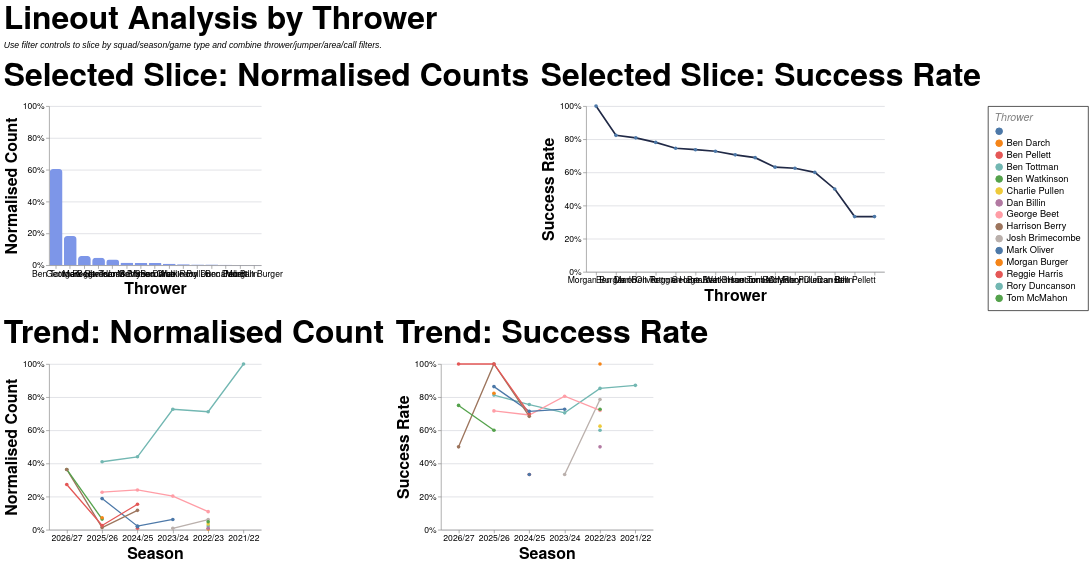

Describe this chart as a Vega-Lite specification.
### Vega-Lite specification from a JSON file in a GitHub repository (floating-point values rounded to 4 significant figures; data arrays with more than 128 entries replaced by an {"elided": "..."} marker saying what was removed)
{"config": {"axis": {"labelFont": "PT Sans Narrow, Helvetica Neue, Helvetica, Arial, sans-serif", "titleFont": "PT Sans Narrow, Helvetica Neue, Helvetica, Arial, sans-serif", "labelFontSize": 13, "titleFontSize": 24, "gridColor": "#202947", "gridOpacity": 0.2, "zindex": 1}, "text": {"font": "Lato, sans-serif"}, "bar": {"cornerRadiusEnd": 5}, "header": {"labelFont": "PT Sans Narrow, Helvetica Neue, Helvetica, Arial, sans-serif", "titleFont": "PT Sans Narrow, Helvetica Neue, Helvetica, Arial, sans-serif", "labelFontSize": 24, "titleFontSize": 28, "labelFontWeight": "bold", "orient": "left"}, "legend": {"labelFont": "PT Sans Narrow, Helvetica Neue, Helvetica, Arial, sans-serif", "titleFont": "PT Sans Narrow, Helvetica Neue, Helvetica, Arial, sans-serif", "labelFontSize": 14, "titleFontSize": 16, "titlePadding": 5, "fillColor": "white", "strokeColor": "black", "padding": 10, "titleFontWeight": "lighter", "titleFontStyle": "italic", "titleColor": "gray", "offset": 10}, "title": {"font": "PT Sans Narrow, Helvetica Neue, Helvetica, Arial, sans-serif", "fontSize": 48, "fontWeight": "bold", "anchor": "start", "align": "center", "titlePadding": 20, "subtitlePadding": 10, "subtitleFontSize": 13, "subtitleColor": "", "subtitleFontStyle": "italic", "offset": 15, "color": "black"}, "axisX": {"labelAngle": 0}, "facet": {"title": null, "header": null, "align": {"row": "each", "column": "each"}, "spacing": 10}, "resolve": {"scale": {"y": "independent", "facet": "independent"}}, "background": "transparent", "scale": {"offsetBandPaddingOuter": 0.2, "offsetBandPaddingInner": 0.1}, "view": {"stroke": null, "background": "transparent"}}, "vconcat": [{"hconcat": [{"mark": {"type": "bar", "color": "#7d96e8"}, "encoding": {"tooltip": [{"field": "thrower", "title": "Thrower", "type": "nominal"}, {"field": "attempts", "format": ",.0f", "title": "Lineouts", "type": "quantitative"}, {"field": "share", "format": ".1%", "title": "Normalised Count", "type": "quantitative"}], "x": {"field": "thrower", "sort": "-y", "title": "Thrower", "type": "nominal"}, "y": {"axis": {"format": "%"}, "field": "share", "scale": {"domain": [0, 1]}, "title": "Normalised Count", "type": "quantitative"}}, "height": 240, "title": "Selected Slice: Normalised Counts", "transform": [{"filter": "(loSquad == 'All' || datum.squad == loSquad) && (loGameType == 'All' || (loGameType == 'League + Cup' && (datum.game_type == 'League' || datum.game_type == 'Cup')) || (loGameType == 'League only' && datum.game_type == 'League') || datum.game_type == loGameType) && (loOpposition == 'All' || datum.opposition == loOpposition) && (loThrower == 'All' || datum.thrower == loThrower) && (loJumper == 'All' || datum.jumper == loJumper) && (loArea == 'All' || datum.area == loArea) && (loNumbers == 'All' || datum.numbers == loNumbers) && (loCall == 'All' || datum.call == loCall) && (loCallType == 'All' || datum.call_type == loCallType)"}, {"filter": "(loSeason == 'All' || datum.season == loSeason)"}, {"aggregate": [{"op": "count", "as": "attempts"}, {"op": "sum", "field": "won", "as": "won"}], "groupby": ["thrower"]}, {"joinaggregate": [{"op": "sum", "field": "attempts", "as": "total_attempts"}]}, {"calculate": "datum.attempts / datum.total_attempts", "as": "share"}, {"calculate": "datum.won / datum.attempts", "as": "success_rate"}], "width": 320}, {"mark": {"type": "line", "color": "#202946", "point": true, "strokeWidth": 2.5}, "encoding": {"tooltip": [{"field": "thrower", "title": "Thrower", "type": "nominal"}, {"field": "won", "format": ",.0f", "title": "Won", "type": "quantitative"}, {"field": "attempts", "format": ",.0f", "title": "Lineouts", "type": "quantitative"}, {"field": "success_rate", "format": ".1%", "title": "Success Rate", "type": "quantitative"}], "x": {"field": "thrower", "sort": "-y", "title": "Thrower", "type": "nominal"}, "y": {"axis": {"format": "%"}, "field": "success_rate", "scale": {"domain": [0, 1]}, "title": "Success Rate", "type": "quantitative"}}, "height": 250, "title": "Selected Slice: Success Rate", "transform": [{"filter": "(loSquad == 'All' || datum.squad == loSquad) && (loGameType == 'All' || (loGameType == 'League + Cup' && (datum.game_type == 'League' || datum.game_type == 'Cup')) || (loGameType == 'League only' && datum.game_type == 'League') || datum.game_type == loGameType) && (loOpposition == 'All' || datum.opposition == loOpposition) && (loThrower == 'All' || datum.thrower == loThrower) && (loJumper == 'All' || datum.jumper == loJumper) && (loArea == 'All' || datum.area == loArea) && (loNumbers == 'All' || datum.numbers == loNumbers) && (loCall == 'All' || datum.call == loCall) && (loCallType == 'All' || datum.call_type == loCallType)"}, {"filter": "(loSeason == 'All' || datum.season == loSeason)"}, {"aggregate": [{"op": "count", "as": "attempts"}, {"op": "sum", "field": "won", "as": "won"}], "groupby": ["thrower"]}, {"joinaggregate": [{"op": "sum", "field": "attempts", "as": "total_attempts"}]}, {"calculate": "datum.attempts / datum.total_attempts", "as": "share"}, {"calculate": "datum.won / datum.attempts", "as": "success_rate"}], "width": {"step": 30}}], "spacing": 16}, {"hconcat": [{"mark": {"type": "line", "point": true, "strokeWidth": 2}, "encoding": {"color": {"field": "thrower", "title": "Thrower", "type": "nominal"}, "tooltip": [{"field": "season", "title": "Season", "type": "nominal"}, {"field": "thrower", "title": "Thrower", "type": "nominal"}, {"field": "attempts", "format": ",.0f", "title": "Lineouts", "type": "quantitative"}, {"field": "norm_count", "format": ".1%", "title": "Normalised Count", "type": "quantitative"}], "x": {"field": "season", "sort": "-x", "title": "Season", "type": "nominal"}, "y": {"axis": {"format": "%"}, "field": "norm_count", "scale": {"domain": [0, 1]}, "title": "Normalised Count", "type": "quantitative"}}, "height": 250, "title": "Trend: Normalised Count", "transform": [{"filter": "(loSquad == 'All' || datum.squad == loSquad) && (loGameType == 'All' || (loGameType == 'League + Cup' && (datum.game_type == 'League' || datum.game_type == 'Cup')) || (loGameType == 'League only' && datum.game_type == 'League') || datum.game_type == loGameType) && (loOpposition == 'All' || datum.opposition == loOpposition) && (loThrower == 'All' || datum.thrower == loThrower) && (loJumper == 'All' || datum.jumper == loJumper) && (loArea == 'All' || datum.area == loArea) && (loNumbers == 'All' || datum.numbers == loNumbers) && (loCall == 'All' || datum.call == loCall) && (loCallType == 'All' || datum.call_type == loCallType)"}, {"aggregate": [{"op": "count", "as": "attempts"}, {"op": "sum", "field": "won", "as": "won"}], "groupby": ["season", "thrower"]}, {"joinaggregate": [{"op": "sum", "field": "attempts", "as": "season_attempts"}], "groupby": ["season"]}, {"calculate": "datum.attempts / datum.season_attempts", "as": "norm_count"}, {"calculate": "datum.won / datum.attempts", "as": "success_rate"}], "width": 320}, {"mark": {"type": "line", "point": true, "strokeWidth": 2}, "encoding": {"color": {"field": "thrower", "title": "Thrower", "type": "nominal"}, "tooltip": [{"field": "season", "title": "Season", "type": "nominal"}, {"field": "thrower", "title": "Thrower", "type": "nominal"}, {"field": "won", "format": ",.0f", "title": "Won", "type": "quantitative"}, {"field": "attempts", "format": ",.0f", "title": "Lineouts", "type": "quantitative"}, {"field": "success_rate", "format": ".1%", "title": "Success Rate", "type": "quantitative"}], "x": {"field": "season", "sort": "-x", "title": "Season", "type": "nominal"}, "y": {"axis": {"format": "%"}, "field": "success_rate", "scale": {"domain": [0, 1]}, "title": "Success Rate", "type": "quantitative"}}, "height": 250, "title": "Trend: Success Rate", "transform": [{"filter": "(loSquad == 'All' || datum.squad == loSquad) && (loGameType == 'All' || (loGameType == 'League + Cup' && (datum.game_type == 'League' || datum.game_type == 'Cup')) || (loGameType == 'League only' && datum.game_type == 'League') || datum.game_type == loGameType) && (loOpposition == 'All' || datum.opposition == loOpposition) && (loThrower == 'All' || datum.thrower == loThrower) && (loJumper == 'All' || datum.jumper == loJumper) && (loArea == 'All' || datum.area == loArea) && (loNumbers == 'All' || datum.numbers == loNumbers) && (loCall == 'All' || datum.call == loCall) && (loCallType == 'All' || datum.call_type == loCallType)"}, {"aggregate": [{"op": "count", "as": "attempts"}, {"op": "sum", "field": "won", "as": "won"}], "groupby": ["season", "thrower"]}, {"joinaggregate": [{"op": "sum", "field": "attempts", "as": "season_attempts"}], "groupby": ["season"]}, {"calculate": "datum.attempts / datum.season_attempts", "as": "norm_count"}, {"calculate": "datum.won / datum.attempts", "as": "success_rate"}], "width": 320}], "spacing": 16}], "data": {"name": "data-409d90b0e07cadb9380d9584d322dd4d"}, "params": [{"name": "loSquad", "value": "All"}, {"name": "loSeason", "value": "All"}, {"name": "loGameType", "value": "All"}, {"name": "loOpposition", "value": "All"}, {"name": "loThrower", "value": "All"}, {"name": "loJumper", "value": "All"}, {"name": "loArea", "value": "All"}, {"name": "loNumbers", "value": "All"}, {"name": "loCall", "value": "All"}, {"name": "loCallType", "value": "All"}], "spacing": 22, "title": {"text": "Lineout Analysis by Thrower", "subtitle": "Use filter controls to slice by squad/season/game type and combine thrower/jumper/area/call filters."}, "$schema": "https://vega.github.io/schema/vega-lite/v5.20.1.json", "datasets": {"data-409d90b0e07cadb9380d9584d322dd4d": {"elided": "1247 records"}}}
